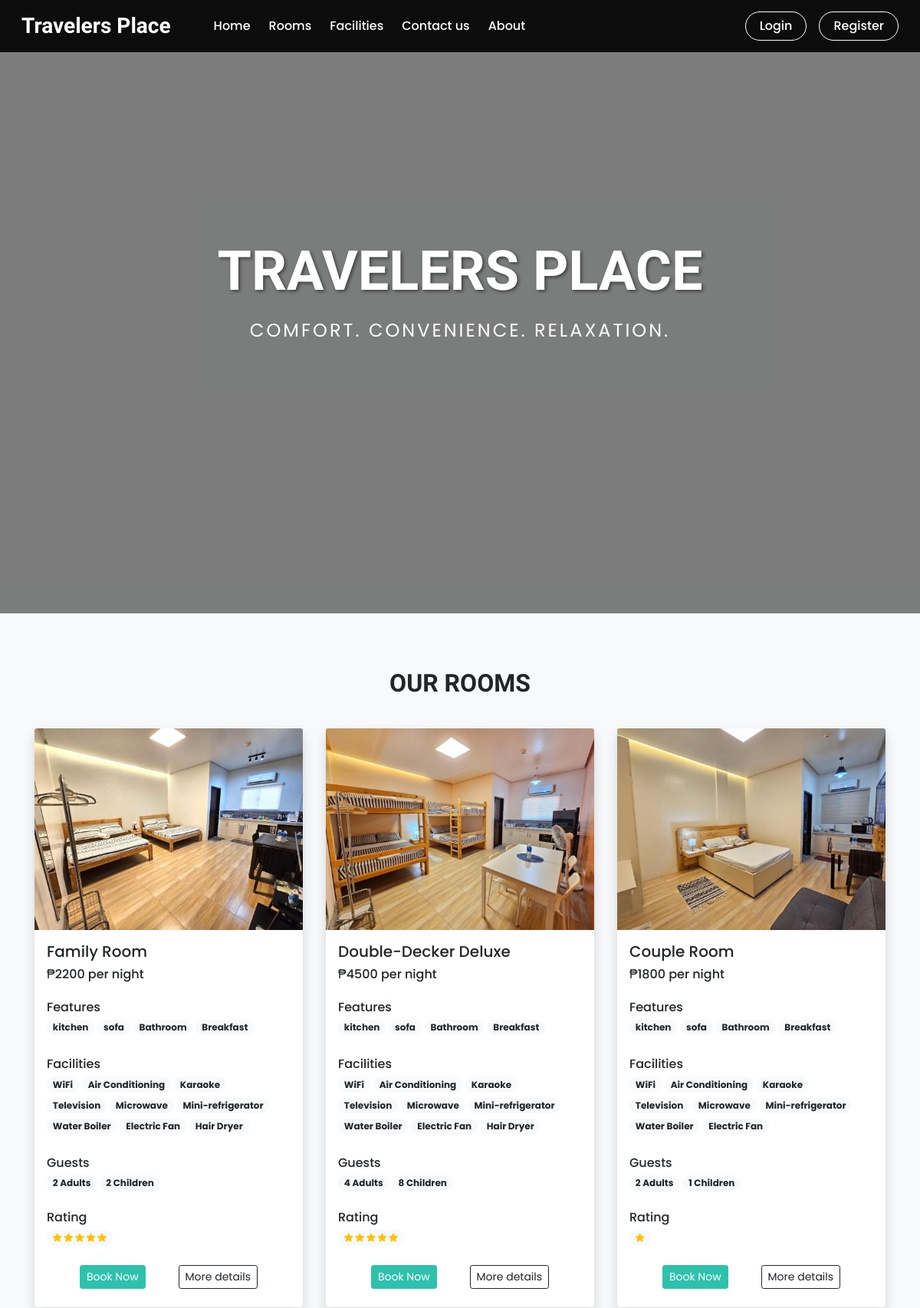
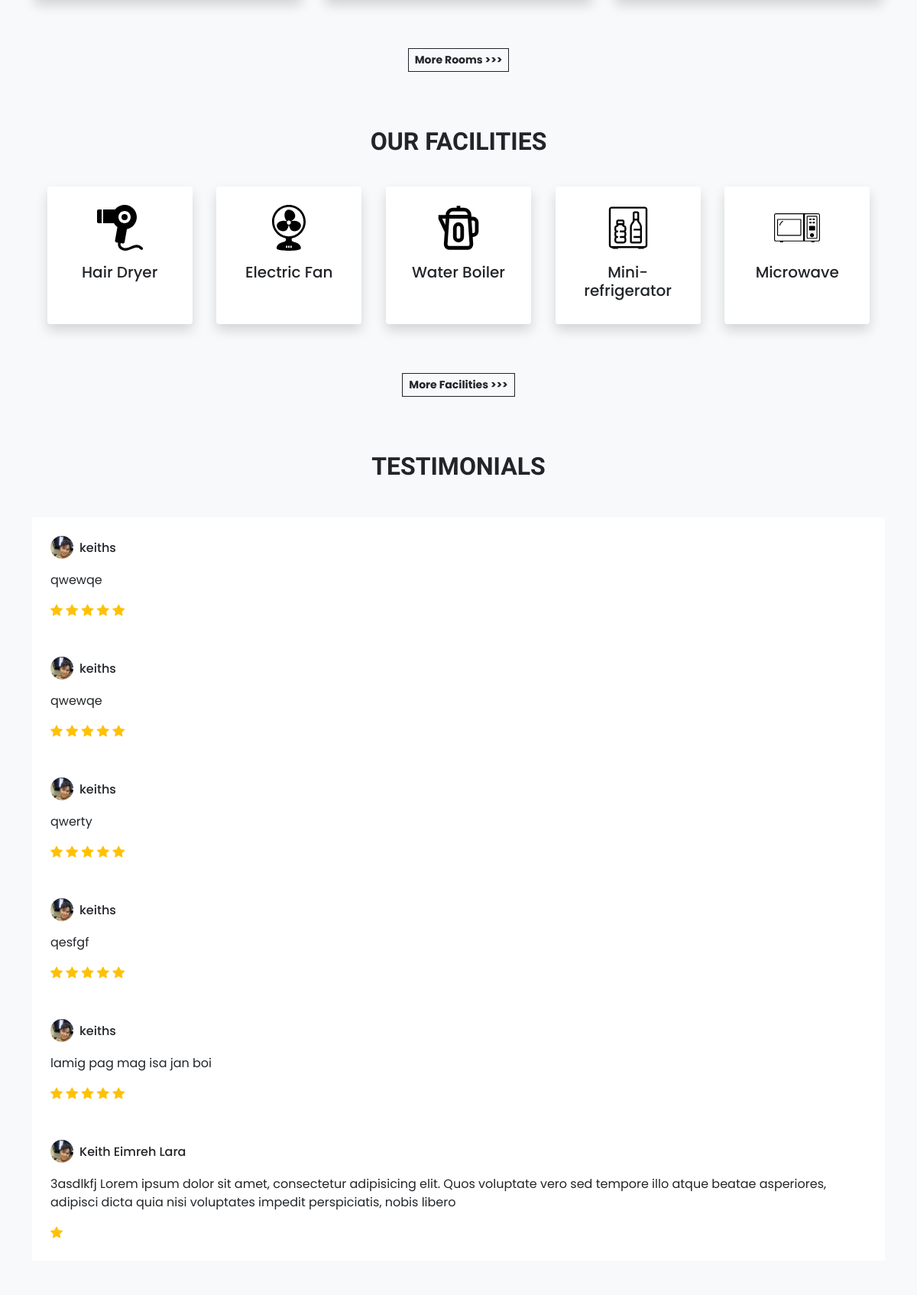
The page / (upper part) on the database its author committed (2 pictures, top to bottom).
### tables this page shows
CREATE TABLE `settings` (
  `sr_no` int(11) NOT NULL AUTO_INCREMENT,
  `site_title` varchar(50) NOT NULL,
  `site_about` varchar(250) NOT NULL,
  `shutdown` tinyint(1) NOT NULL,
  `payment_gcash_number` varchar(100) DEFAULT NULL,
  `payment_maya_number` varchar(100) DEFAULT NULL,
  `payment_gcash_qr` varchar(255) DEFAULT NULL,
  `payment_maya_qr` varchar(255) DEFAULT NULL,
  PRIMARY KEY (`sr_no`)
);

CREATE TABLE `rooms` (
  `id` int(11) NOT NULL AUTO_INCREMENT,
  `name` varchar(150) NOT NULL,
  `area` int(11) NOT NULL,
  `price` int(11) NOT NULL,
  `quantity` int(11) NOT NULL,
  `adult` int(11) NOT NULL,
  `children` int(11) NOT NULL,
  `description` varchar(350) NOT NULL,
  `status` tinyint(4) NOT NULL DEFAULT 1,
  `removed` int(11) NOT NULL DEFAULT 0,
  `archived_at` datetime DEFAULT NULL,
  `is_archived` tinyint(1) NOT NULL DEFAULT 0,
  PRIMARY KEY (`id`)
);

CREATE TABLE `room_images` (
  `sr_no` int(11) NOT NULL AUTO_INCREMENT,
  `room_id` int(11) NOT NULL,
  `image` varchar(150) NOT NULL,
  `thumb` tinyint(4) NOT NULL DEFAULT 0,
  PRIMARY KEY (`sr_no`),
  KEY `room_id` (`room_id`),
  CONSTRAINT `room_images_ibfk_1` FOREIGN KEY (`room_id`) REFERENCES `rooms` (`id`)
);

CREATE TABLE `features` (
  `id` int(11) NOT NULL AUTO_INCREMENT,
  `name` varchar(50) NOT NULL,
  PRIMARY KEY (`id`)
);

CREATE TABLE `facilities` (
  `id` int(11) NOT NULL AUTO_INCREMENT,
  `icon` varchar(100) NOT NULL,
  `name` varchar(50) NOT NULL,
  `description` varchar(250) NOT NULL,
  PRIMARY KEY (`id`)
);

CREATE TABLE `rating_review` (
  `sr_no` int(11) NOT NULL AUTO_INCREMENT,
  `booking_id` int(11) NOT NULL,
  `room_id` int(11) NOT NULL,
  `user_id` int(11) NOT NULL,
  `rating` int(11) NOT NULL,
  `review` varchar(200) NOT NULL,
  `seen` int(11) NOT NULL DEFAULT 0,
  `datentime` datetime NOT NULL DEFAULT current_timestamp(),
  PRIMARY KEY (`sr_no`),
  KEY `booking_id` (`booking_id`),
  KEY `room_id` (`room_id`),
  KEY `user_id` (`user_id`),
  CONSTRAINT `rating_review_ibfk_1` FOREIGN KEY (`booking_id`) REFERENCES `booking_order` (`booking_id`),
  CONSTRAINT `rating_review_ibfk_2` FOREIGN KEY (`room_id`) REFERENCES `rooms` (`id`),
  CONSTRAINT `rating_review_ibfk_3` FOREIGN KEY (`user_id`) REFERENCES `user_cred` (`id`)
);

CREATE TABLE `user_cred` (
  `id` int(11) NOT NULL AUTO_INCREMENT,
  `name` varchar(100) NOT NULL,
  `email` varchar(150) NOT NULL,
  `address` varchar(120) NOT NULL,
  `phonenum` varchar(100) NOT NULL,
  `pincode` int(11) NOT NULL,
  `dob` date NOT NULL,
  `profile` varchar(100) NOT NULL,
  `password` varchar(200) NOT NULL,
  `is_verified` int(11) NOT NULL DEFAULT 0,
  `token` varchar(200) DEFAULT NULL,
  `t_expire` date DEFAULT NULL,
  `status` int(11) NOT NULL DEFAULT 1,
  `is_archived` tinyint(1) NOT NULL DEFAULT 0,
  `datentime` datetime NOT NULL DEFAULT current_timestamp(),
  PRIMARY KEY (`id`)
);

### admin/inc/db_config.php (called while the page is built, shortened)
<?php
  function select($sql,$values,$datatypes)
  {
    $con = $GLOBALS['con'];
    if($stmt = mysqli_prepare($con,$sql))
    {
      if(!empty($values)){
        mysqli_stmt_bind_param($stmt,$datatypes,...$values);
      }
      if(mysqli_stmt_execute($stmt)){
        $res = mysqli_stmt_get_result($stmt);
        return $res;
      }
      else{
        mysqli_stmt_close($stmt);
        die("Query cannot be executed - Select");
      }
    }
    else{
      die("Query cannot be prepared - Select");
    }
  }
?>

### index.php (the view, shortened to what this page needs)
<!DOCTYPE html>
<html lang="en">
<head>
  <link  rel="stylesheet" href="https://unpkg.com/swiper@7/swiper-bundle.min.css">
  <?php require('inc/links.php'); ?>
</head>
<body class="bg-light">
  <?php require('inc/header.php'); ?>
  <section class="hero-section">
    <div class="swiper swiper-hero">
    </div>
    <div class="hero-content">
      <h1 class="hero-title">TRAVELERS PLACE</h1>
      <p class="hero-subtitle">Comfort. Convenience. Relaxation.</p>
    </div>
  </section>
  <h2 class="mt-5 pt-4 mb-4 text-center fw-bold h-font">OUR ROOMS</h2>
  <div class="container">
    <div class="row">
      <?php
        $room_res = select("SELECT * FROM `rooms` WHERE `status`=? AND `removed`=? ORDER BY `id` DESC LIMIT 3",[1,0],'ii');
        while($room_data = mysqli_fetch_assoc($room_res))
        {
          $fea_q = mysqli_query($con,"SELECT f.name FROM `features` f
            INNER JOIN `room_features` rfea ON f.id = rfea.features_id
            WHERE rfea.room_id = '$room_data[id]'");
          $features_data = "";
          while($fea_row = mysqli_fetch_assoc($fea_q)){
            $features_data .="<span class='badge rounded-pill bg-light text-dark text-wrap me-1 mb-1'>
              $fea_row[name]
            </span>";
          }
          $fac_q = mysqli_query($con,"SELECT f.name FROM `facilities` f
            INNER JOIN `room_facilities` rfac ON f.id = rfac.facilities_id
            WHERE rfac.room_id = '$room_data[id]'");
          $facilities_data = "";
          while($fac_row = mysqli_fetch_assoc($fac_q)){
            $facilities_data .="<span class='badge rounded-pill bg-light text-dark text-wrap me-1 mb-1'>
              $fac_row[name]
            </span>";
          }
          $room_thumb = ROOMS_IMG_PATH."thumbnail.jpg";
          $thumb_q = mysqli_query($con,"SELECT * FROM `room_images`
            WHERE `room_id`='$room_data[id]'
            AND `thumb`='1'");
          if(mysqli_num_rows($thumb_q)>0){
            $thumb_res = mysqli_fetch_assoc($thumb_q);
            $room_thumb = ROOMS_IMG_PATH.$thumb_res['image'];
          }
          $book_btn = "";
          if(!$settings_r['shutdown']){
            $login=0;
            $book_btn = "<button onclick='checkLoginToBook($login,$room_data[id])' class='btn btn-sm text-white custom-bg shadow-none'>Book Now</button>";
          }
          $rating_q = "SELECT AVG(rating) AS `avg_rating` FROM `rating_review`
            WHERE `room_id`='$room_data[id]' ORDER BY `sr_no` DESC LIMIT 20";
          $rating_res = mysqli_query($con,$rating_q);
          $rating_fetch = mysqli_fetch_assoc($rating_res);
          $rating_data = "";
          if($rating_fetch['avg_rating']!=NULL)
          {
            $rating_data = "<div class='rating mb-4'>
              <h6 class='mb-1'>Rating</h6>
              <span class='badge rounded-pill bg-light'>
            ";
            for($i=0; $i<$rating_fetch['avg_rating']; $i++){
              $rating_data .="<i class='bi bi-star-fill text-warning'></i> ";
            }
            $rating_data .= "</span>
              </div>
            ";
          }
          echo <<<data
            <div class="col-lg-4 col-md-6 my-3">
              <div class="card border-0 shadow" style="max-width: 350px; margin: auto;">
                <img src="$room_thumb" class="card-img-top">
                <div class="card-body">
                  <h5>$room_data[name]</h5>
                  <h6 class="mb-4">₱$room_data[price] per night</h6>
                  <div class="features mb-4">
                    <h6 class="mb-1">Features</h6>
                    $features_data
                  </div>
                  <div class="facilities mb-4">
                    <h6 class="mb-1">Facilities</h6>
                    $facilities_data
                  </div>
                  <div class="guests mb-4">
                    <h6 class="mb-1">Guests</h6>
                    <span class="badge rounded-pill bg-light text-dark text-wrap">
                      $room_data[adult] Adults
                    </span>
                    <span class="badge rounded-pill bg-light text-dark text-wrap">
                      $room_data[children] Children
                    </span>
                  </div>
                  $rating_data
                  <div class="d-flex justify-content-evenly mb-2">
                    $book_btn
                    <a href="room_details.php?id=$room_data[id]" class="btn btn-sm btn-outline-dark shadow-none">More details</a>
                  </div>
                </div>
              </div>
            </div>
          data;
        }
      ?>
      <div class="col-lg-12 text-center mt-5">
        <a href="rooms.php" class="btn btn-sm btn-outline-dark rounded-0 fw-bold shadow-none">More Rooms >>></a>
      </div>
    </div>
  </div>
  <h2 class="mt-5 pt-4 mb-4 text-center fw-bold h-font">OUR FACILITIES</h2>
  <div class="container">
    <div class="row justify-content-evenly px-lg-0 px-md-0 px-5">
      <?php
        $res = mysqli_query($con,"SELECT * FROM `facilities` ORDER BY `id` DESC LIMIT 5");
        $path = FACILITIES_IMG_PATH;
        while($row = mysqli_fetch_assoc($res)){
          echo<<<data
            <div class="col-lg-2 col-md-2 text-center bg-white rounded shadow py-4 my-3">
              <img src="$path$row[icon]" width="60px">
              <h5 class="mt-3">$row[name]</h5>
            </div>
          data;
        }
      ?>
      <div class="col-lg-12 text-center mt-5">
        <a href="facilities.php" class="btn btn-sm btn-outline-dark rounded-0 fw-bold shadow-none">More Facilities >>></a>
      </div>
    </div>
  </div>
  <h2 class="mt-5 pt-4 mb-4 text-center fw-bold h-font">TESTIMONIALS</h2>
  <div class="container mt-5">
    <div class="swiper swiper-testimonials">
      <div class="swiper-wrapper mb-5">
        <?php
          $review_q = "SELECT rr.*,uc.name AS uname, uc.profile, r.name AS rname FROM `rating_review` rr
            INNER JOIN `user_cred` uc ON rr.user_id = uc.id
            INNER JOIN `rooms` r ON rr.room_id = r.id
            ORDER BY `sr_no` DESC LIMIT 6";
          $review_res = mysqli_query($con,$review_q);
          $img_path = USERS_IMG_PATH;
          if(mysqli_num_rows($review_res)==0){
            echo 'No reviews yet!';
          }
          else
          {
            while($row = mysqli_fetch_assoc($review_res))
            {
              $stars = "<i class='bi bi-star-fill text-warning'></i> ";
              for($i=1; $i<$row['rating']; $i++){
                $stars .= " <i class='bi bi-star-fill text-warning'></i>";
              }
              echo<<<slides
                <div class="swiper-slide bg-white p-4">
                  <div class="profile d-flex align-items-center mb-3">
                    <img src="$img_path$row[profile]" class="rounded-circle" loading="lazy" width="30px">
                    <h6 class="m-0 ms-2">$row[uname]</h6>
                  </div>
                  <p>
                    $row[review]
                  </p>
                  <div class="rating">
                    $stars
                  </div>
                </div>
              slides;
            }
          }
        ?>
      </div>
    </div>
  </div>
</body>
</html>

### inc/header.php (shortened to what this page needs)
<nav id="nav-bar" class="navbar navbar-expand-lg navbar-dark px-lg-3 py-lg-2 fixed-top">
  <div class="container-fluid">
    <a class="navbar-brand me-5 fw-bold fs-3 h-font" href="index.php"><?php echo $settings_r['site_title'] ?></a>
    <div class="collapse navbar-collapse" id="navbarSupportedContent">
      <ul class="navbar-nav me-auto mb-2 mb-lg-0">
        <li class="nav-item">
          <a class="nav-link me-2" href="index.php">Home</a>
        </li>
        <li class="nav-item">
          <a class="nav-link me-2" href="rooms.php">Rooms</a>
        </li>
        <li class="nav-item">
          <a class="nav-link me-2" href="facilities.php">Facilities</a>
        </li>
        <li class="nav-item">
          <a class="nav-link me-2" href="contact.php">Contact us</a>
        </li>
        <li class="nav-item">
          <a class="nav-link" href="about.php">About</a>
        </li>
      </ul>
      <div class="d-flex">
        <?php
          if(isset($_SESSION['login']) && $_SESSION['login']==true)
          {
            $path = USERS_IMG_PATH;
            echo<<<data
              <div class="d-flex align-items-center">
                <div class="dropdown me-3">
                  <a class="position-relative text-dark" href="#" role="button" id="notificationDropdown" data-bs-toggle="dropdown" aria-expanded="false">
                    <i class="bi bi-bell fs-5"></i>
                    <span id="notification-badge" class="position-absolute top-0 start-100 translate-middle badge rounded-pill bg-danger" style="display: none; font-size: 0.6rem;">
                      0
                    </span>
                  </a>
                  <ul class="dropdown-menu dropdown-menu-end" aria-labelledby="notificationDropdown">
                    <li><h6 class="dropdown-header">Notifications</h6></li>
                    <li><hr class="dropdown-divider m-0"></li>
                    <div id="notification-dropdown" style="max-height: 300px; overflow-y: auto;">
                      <div class="dropdown-item text-center text-muted py-3">Loading notifications...</div>
                    </div>
                    <li><hr class="dropdown-divider m-0"></li>
                    <li><a class="dropdown-item text-center text-primary" href="user/notifications.php" onclick="var dropdown = bootstrap.Dropdown.getInstance(document.getElementById('notificationDropdown')); if(dropdown) dropdown.hide();">View All Notifications</a></li>
                  </ul>
                </div>
                <div class="btn-group">
                  <button type="button" class="btn btn-outline-dark shadow-none dropdown-toggle" data-bs-toggle="dropdown" data-bs-display="static" aria-expanded="false">
                    <img src="$path$_SESSION[uPic]" style="width: 25px; height: 25px;" class="me-1 rounded-circle">
                    $_SESSION[uName]
                  </button>
                <ul class="dropdown-menu dropdown-menu-lg-end">
                  <li><a class="dropdown-item" href="profile.php">Profile</a></li>
                  <li><a class="dropdown-item" href="bookings.php">Bookings</a></li>
                  <li><a class="dropdown-item" href="notifications.php">Notifications <span id="notification-badge-menu" class="badge bg-danger ms-2">0</span></a></li>
                  <li><a class="dropdown-item" id="logout-link" href="logout.php">Logout</a></li>
                </ul>
              </div>
            data;
          }
          else
          {
            echo<<<data
              <button type="button" class="btn btn-auth shadow-none me-lg-3 me-2" data-bs-toggle="modal" data-bs-target="#loginModal">
                Login
              </button>
              <button type="button" class="btn btn-auth shadow-none" data-bs-toggle="modal" data-bs-target="#registerModal">
                Register
              </button>
            data;
          }
        ?>
      </div>
    </div>
  </div>
</nav>

### rows shown on the page
settings: site_title "Travelers Place"
rooms: room_images.image (picture), name "Family Room", price "2200", adult "2", children "2"
features: name "kitchen"
features: name "sofa"
features: name "Bathroom"
features: name "Breakfast"
facilities: name "WiFi"
facilities: name "Air Conditioning"
facilities: name "Karaoke"
facilities: name "Television"
facilities: name "Microwave", icon (picture)
facilities: name "Mini-refrigerator", icon (picture)
facilities: name "Water Boiler", icon (picture)
facilities: name "Electric Fan", icon (picture)
facilities: name "Hair Dryer", icon (picture)
rooms: room_images.image (picture), name "Double-Decker Deluxe", price "4500", adult "4", children "8"
rooms: room_images.image (picture), name "Couple Room", price "1800", adult "2", children "1"
rating_review: user.profile (picture), user.name "keiths", review "qwewqe"
rating_review: user.profile (picture), user.name "keiths", review "qwewqe"
rating_review: user.profile (picture), user.name "keiths", review "qwerty"
rating_review: user.profile (picture), user.name "keiths", review "qesfgf"
rating_review: user.profile (picture), user.name "keiths", review "lamig pag mag isa jan boi"
rating_review: user.profile (picture), user.name "Keith Eimreh Lara", review "3asdlkfj Lorem ipsum dolor sit amet, consectetur adipisicing elit. Quos voluptate vero sed tempore illo atque beatae asperiores, adipisci dicta quia nisi voluptates impedit perspiciatis, nobis libero"
